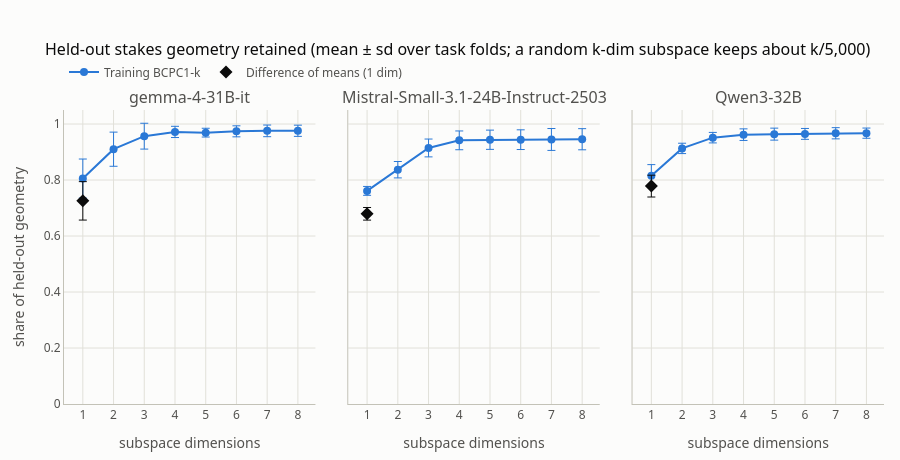

The notebook cell saved with this chart:
### Markdown cell above
## Goal 1: retained stakes geometry

The stakes geometry of the held-out rows is the scatter of their nine class means around their centre. The held-out tasks are split into two halves, stratified by stakes level. The geometry is measured as the cross-product of the two halves' class means. Sampling noise differs between the halves, so it cancels in expectation. What remains is the structure both halves reproduce.

`bcpc` is the share of that held-out geometry lying inside the first k training BCPC directions. `difference_of_means` is the same share for the single `very_low` → `existential` line. `random` is what a random k-dimensional subspace would keep.

### Code cell
display(pd.concat({name: cv.retention_summary(result.retention)
                   for name, result in results.items()}, axis=1).round(3))
cv.plot_retention(results).show()

### Figure 1 — Plotly figure (JSON) as saved in the notebook; plotly's stock layout.template omitted (floating-point values rounded to 4 significant figures)
{"data": [{"error_y": {"array": [0.06972, 0.06098, 0.04613, 0.02006, 0.01568, 0.01966, 0.02082, 0.02001], "color": "#2a78d6", "thickness": 1, "type": "data"}, "hovertemplate": "%{x} dims: %{y:.3f}<extra>training BCPC</extra>", "legendgroup": "bcpc", "line": {"color": "#2a78d6", "width": 2}, "marker": {"color": "#2a78d6", "size": 8}, "mode": "lines+markers", "name": "Training BCPC1-k", "showlegend": true, "type": "scatter", "x": [1, 2, 3, 4, 5, 6, 7, 8], "xaxis": "x", "y": [0.8052, 0.91, 0.9565, 0.9717, 0.9691, 0.9739, 0.9755, 0.9758], "yaxis": "y"}, {"error_y": {"array": [0.06863], "color": "#0b0b0b", "thickness": 1, "type": "data"}, "hovertemplate": "1 dim: %{y:.3f}<extra>difference of means</extra>", "legendgroup": "dom", "marker": {"color": "#0b0b0b", "size": 10, "symbol": "diamond"}, "mode": "markers", "name": "Difference of means (1 dim)", "showlegend": true, "type": "scatter", "x": [1], "xaxis": "x", "y": [0.7255], "yaxis": "y"}, {"error_y": {"array": [0.01585, 0.02929, 0.03185, 0.03354, 0.03435, 0.03517, 0.03909, 0.03776], "color": "#2a78d6", "thickness": 1, "type": "data"}, "hovertemplate": "%{x} dims: %{y:.3f}<extra>training BCPC</extra>", "legendgroup": "bcpc", "line": {"color": "#2a78d6", "width": 2}, "marker": {"color": "#2a78d6", "size": 8}, "mode": "lines+markers", "name": "Training BCPC1-k", "showlegend": false, "type": "scatter", "x": [1, 2, 3, 4, 5, 6, 7, 8], "xaxis": "x2", "y": [0.7611, 0.8368, 0.9144, 0.9416, 0.9438, 0.944, 0.9448, 0.9456], "yaxis": "y2"}, {"error_y": {"array": [0.02256], "color": "#0b0b0b", "thickness": 1, "type": "data"}, "hovertemplate": "1 dim: %{y:.3f}<extra>difference of means</extra>", "legendgroup": "dom", "marker": {"color": "#0b0b0b", "size": 10, "symbol": "diamond"}, "mode": "markers", "name": "Difference of means (1 dim)", "showlegend": false, "type": "scatter", "x": [1], "xaxis": "x2", "y": [0.6793], "yaxis": "y2"}, {"error_y": {"array": [0.03966, 0.01849, 0.01875, 0.02069, 0.02142, 0.01941, 0.02001, 0.0182], "color": "#2a78d6", "thickness": 1, "type": "data"}, "hovertemplate": "%{x} dims: %{y:.3f}<extra>training BCPC</extra>", "legendgroup": "bcpc", "line": {"color": "#2a78d6", "width": 2}, "marker": {"color": "#2a78d6", "size": 8}, "mode": "lines+markers", "name": "Training BCPC1-k", "showlegend": false, "type": "scatter", "x": [1, 2, 3, 4, 5, 6, 7, 8], "xaxis": "x3", "y": [0.8153, 0.9129, 0.9512, 0.962, 0.9638, 0.9647, 0.9669, 0.9673], "yaxis": "y3"}, {"error_y": {"array": [0.03893], "color": "#0b0b0b", "thickness": 1, "type": "data"}, "hovertemplate": "1 dim: %{y:.3f}<extra>difference of means</extra>", "legendgroup": "dom", "marker": {"color": "#0b0b0b", "size": 10, "symbol": "diamond"}, "mode": "markers", "name": "Difference of means (1 dim)", "showlegend": false, "type": "scatter", "x": [1], "xaxis": "x3", "y": [0.7782], "yaxis": "y3"}], "layout": {"annotations": [{"font": {"size": 16}, "showarrow": false, "text": "gemma-4-31B-it", "x": 0.1533, "xanchor": "center", "xref": "paper", "y": 1, "yanchor": "bottom", "yref": "paper"}, {"font": {"size": 16}, "showarrow": false, "text": "Mistral-Small-3.1-24B-Instruct-2503", "x": 0.5, "xanchor": "center", "xref": "paper", "y": 1, "yanchor": "bottom", "yref": "paper"}, {"font": {"size": 16}, "showarrow": false, "text": "Qwen3-32B", "x": 0.8467, "xanchor": "center", "xref": "paper", "y": 1, "yanchor": "bottom", "yref": "paper"}], "font": {"color": "#52514e", "family": "system-ui, -apple-system, \"Segoe UI\", sans-serif"}, "height": 460, "legend": {"bgcolor": "#fcfcfb", "orientation": "h", "x": 0, "y": 1.08, "yanchor": "bottom"}, "margin": {"b": 56, "l": 64, "r": 16, "t": 110}, "paper_bgcolor": "#fcfcfb", "plot_bgcolor": "#fcfcfb", "title": {"font": {"color": "#0b0b0b", "size": 16}, "text": "Held-out stakes geometry retained (mean ± sd over task folds; a random k-dim subspace keeps about k/5,000)"}, "xaxis": {"anchor": "y", "domain": [0, 0.3067], "dtick": 1, "gridcolor": "#e1e0d9", "linecolor": "#c3c2b7", "title": {"text": "subspace dimensions"}, "zerolinecolor": "#c3c2b7"}, "xaxis2": {"anchor": "y2", "domain": [0.3467, 0.6533], "dtick": 1, "gridcolor": "#e1e0d9", "linecolor": "#c3c2b7", "title": {"text": "subspace dimensions"}, "zerolinecolor": "#c3c2b7"}, "xaxis3": {"anchor": "y3", "domain": [0.6933, 1], "dtick": 1, "gridcolor": "#e1e0d9", "linecolor": "#c3c2b7", "title": {"text": "subspace dimensions"}, "zerolinecolor": "#c3c2b7"}, "yaxis": {"anchor": "x", "domain": [0, 1], "gridcolor": "#e1e0d9", "linecolor": "#c3c2b7", "range": [0, 1.05], "title": {"text": "share of held-out geometry"}, "zerolinecolor": "#c3c2b7"}, "yaxis2": {"anchor": "x2", "domain": [0, 1], "gridcolor": "#e1e0d9", "linecolor": "#c3c2b7", "matches": "y", "range": [0, 1.05], "showticklabels": false, "zerolinecolor": "#c3c2b7"}, "yaxis3": {"anchor": "x3", "domain": [0, 1], "gridcolor": "#e1e0d9", "linecolor": "#c3c2b7", "matches": "y", "range": [0, 1.05], "showticklabels": false, "zerolinecolor": "#c3c2b7"}}}
